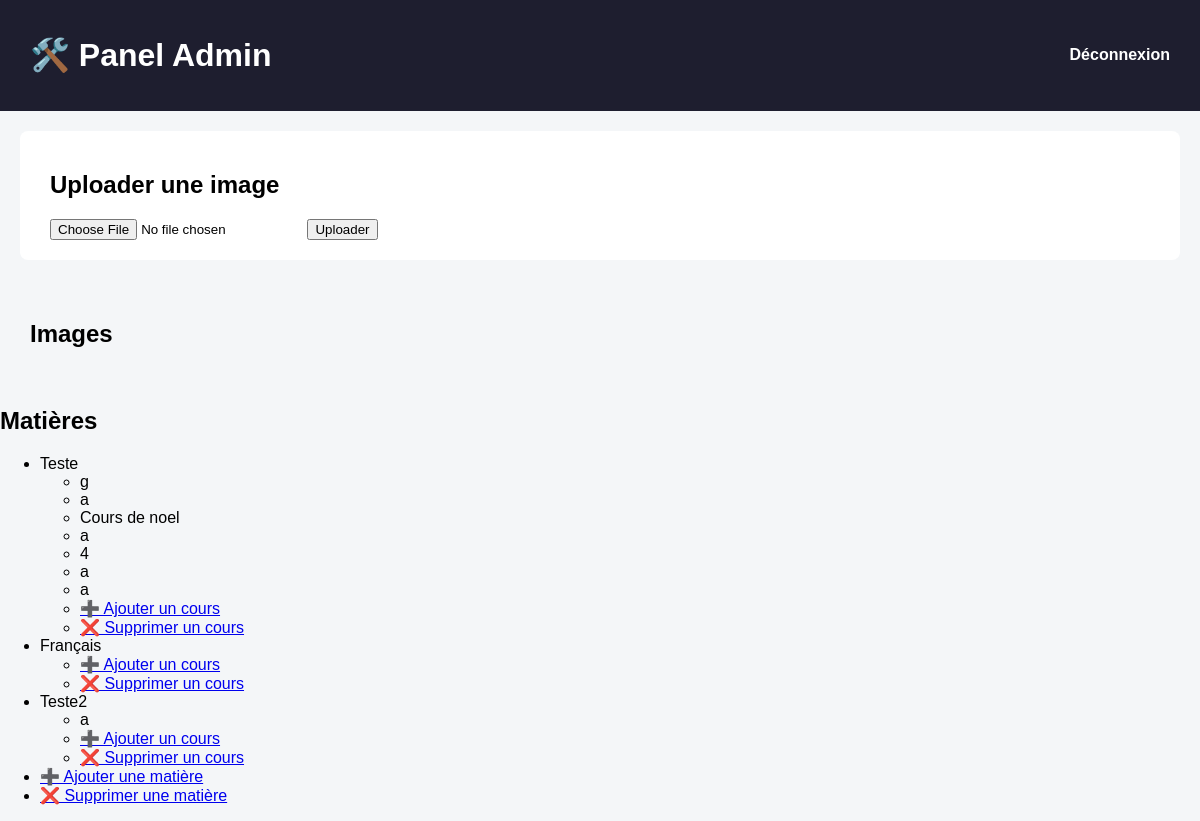
Before: /admin (signed in) with the older database file.
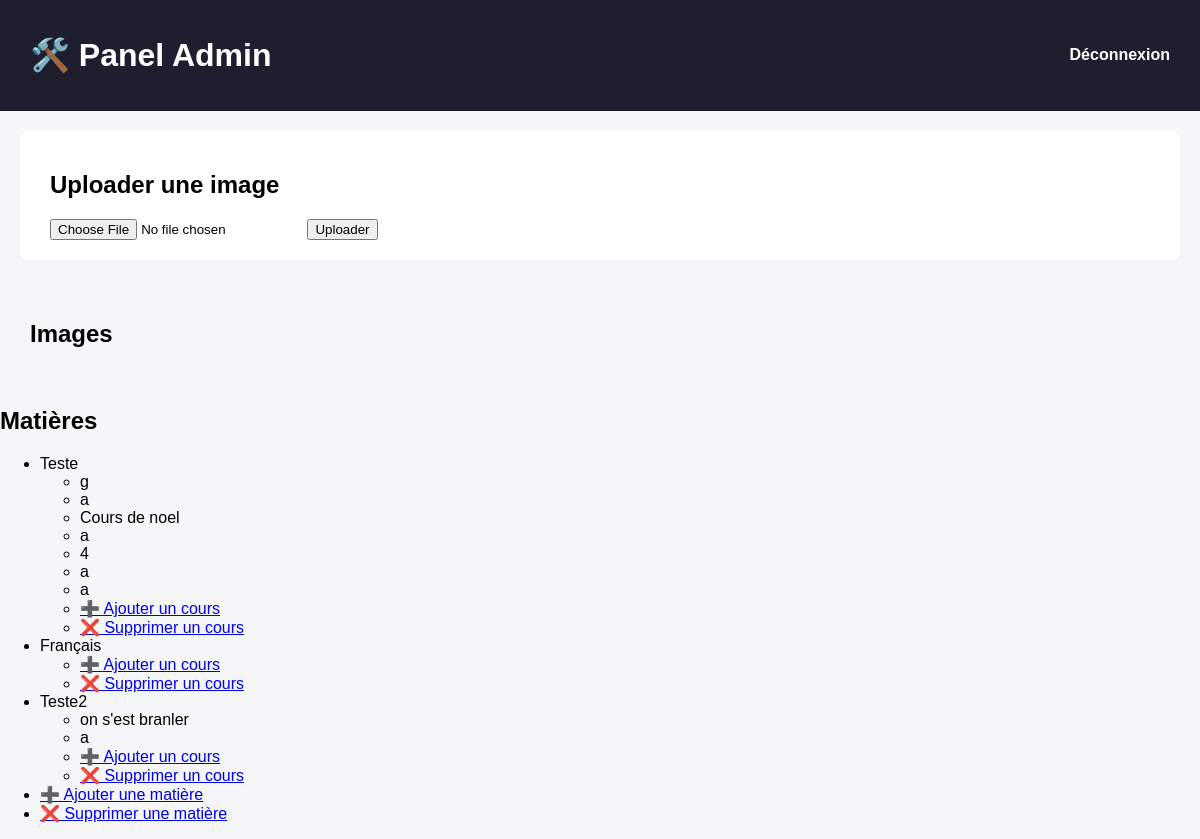
After: the same page with the newer database file.
### tables this page shows
CREATE TABLE matiere (
    id_matiere INTEGER PRIMARY KEY AUTOINCREMENT,
    nom TEXT NOT NULL UNIQUE
);

CREATE TABLE cours (
    id_cours INTEGER PRIMARY KEY AUTOINCREMENT,
    date TEXT NOT NULL,
    contenu TEXT NOT NULL,
    auteur TEXT NOT NULL,
    images TEXT,
    id_matiere INTEGER NOT NULL,
    FOREIGN KEY (id_matiere) REFERENCES matiere(id_matiere)
        ON DELETE CASCADE
);

### server.py (the view)
@app.route("/admin")
@login_required
def admin():
    cours = {}
    matieres = get_matieres()
    for matiere in matieres:
        cours[matiere["id_matiere"]] = get_cours_by_matiere(matiere["id_matiere"])
    return render_template("admin/panel.html", matieres=matieres, cours=cours)

### db/cours_service.py (called while the page is built)
def get_cours_by_matiere(id_matiere):
    db = get_db()
    cours = db.execute(
        "SELECT * FROM cours WHERE id_matiere = ? ORDER BY date DESC",
        (id_matiere,)
    ).fetchall()
    db.close()
    return cours

### db/db.py (called while the page is built)
def get_db() -> sqlite3.Connection:
    conn = sqlite3.connect(DB_PATH)
    conn.row_factory = sqlite3.Row
    return conn

### db/matiere_service.py (called while the page is built)
def get_matieres():
    db = get_db()
    matieres = db.execute("SELECT * FROM matiere").fetchall()
    db.close()
    if matieres is None:
        return []
    return matieres

### server.py (called while the page is built)
def login_required(f):
    @wraps(f)
    def wrapper(*args, **kwargs):
        if not session.get("is_admin"):
            return redirect(url_for("login"))
        return f(*args, **kwargs)
    return wrapper

### templates/admin/panel.html (shortened to what this page needs)
<!DOCTYPE html>
<html lang="fr">
<head>
    <link rel="stylesheet" href="/static/admin.css">
</head>
<body>
<header>
    <h1>🛠️ Panel Admin</h1>
    <a href="/logout" class="logout">Déconnexion</a>
</header>
<section class="upload-section">
    <h2>Uploader une image</h2>
    <form id="upload-form">
        <input type="file" id="image-input" accept="image/*" required>
        <button type="submit">Uploader</button>
    </form>
</section>
<section class="gallery-section">
    <h2>Images</h2>
</section>
<h2>Matières</h2>
<ul>
    {% for matiere in matieres %}
    <li>
        {{ matiere['nom'] }}
        <ul>
            {% for cour in cours[matiere['id_matiere']] %}
            <li>{{ cour['contenu'] }}</li>
            {% endfor %}
            <li class="add-cours">
                <a href="/admin/panel/cours/add">➕ Ajouter un cours</a>
            </li>
            <li class="remove-cours">
                <a href="/admin/panel/cours/delete/{{ matiere['id_matiere'] }}">❌ Supprimer un cours</a>
            </li>
        </ul>
    </li>
    {% endfor %}
    <li class="add-matiere">
        <a href="/admin/panel/matiere/add">➕ Ajouter une matière</a>
    </li>
    <li class="remove-matiere">
        <a href="/admin/panel/matiere/delete">❌ Supprimer une matière</a>
    </li>
</ul>
</body>
</html>

Changed rows visible on the page:
added cours: contenu "on s'est branler", shown under matiere "Teste2"
